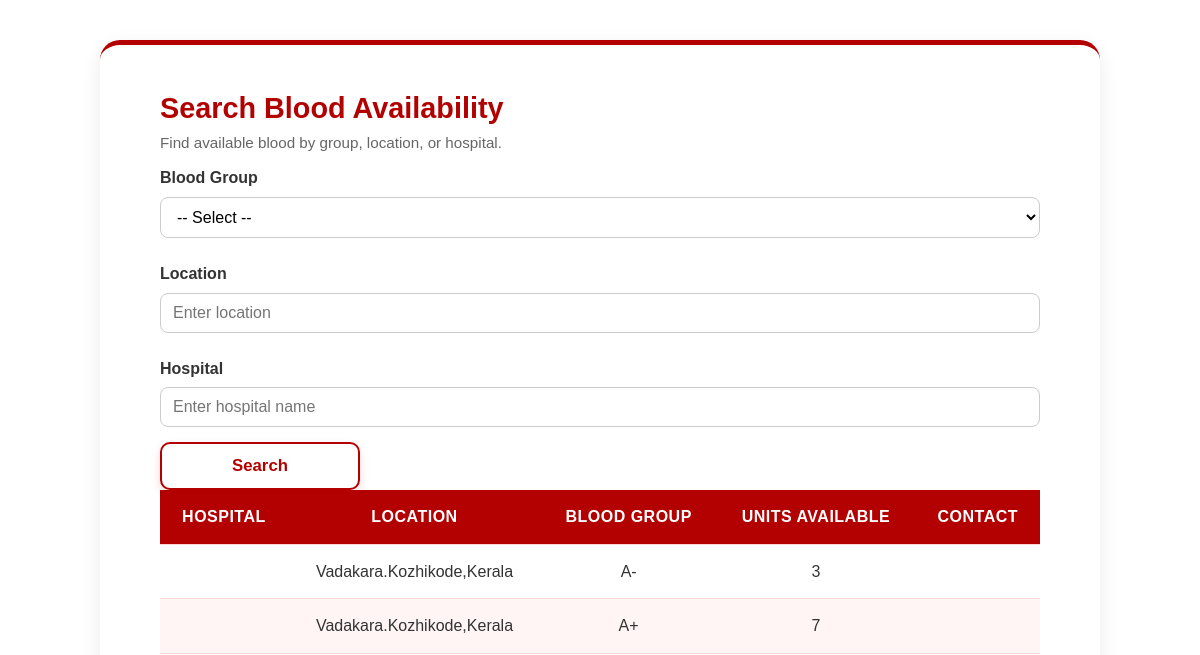
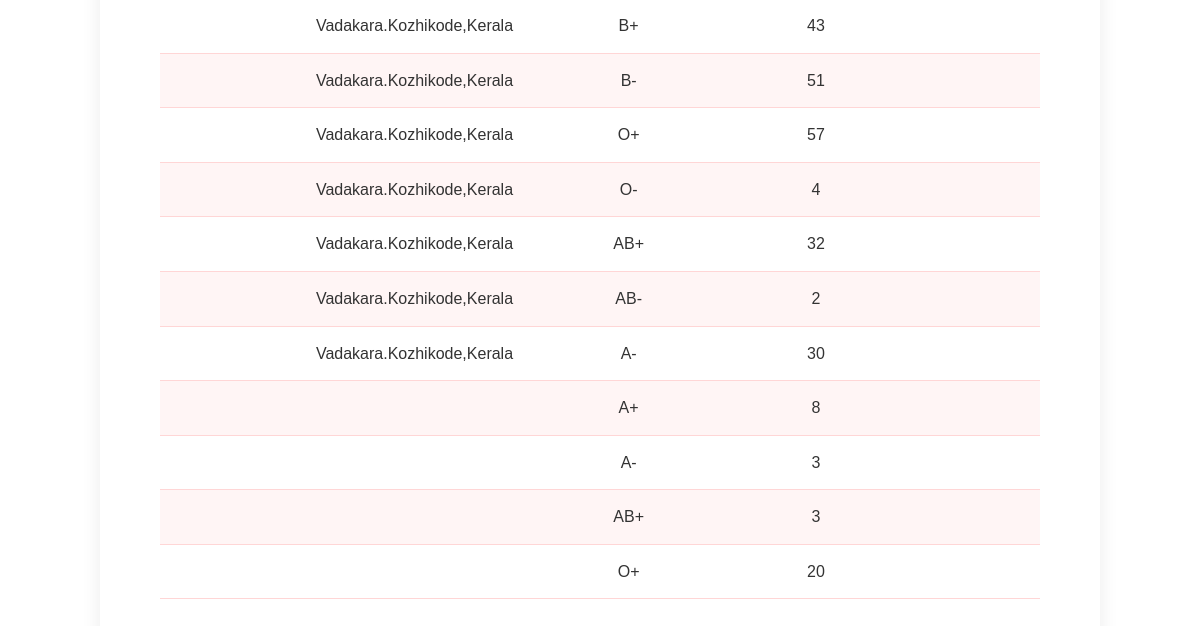
/patient/search_blood/ (signed in), run on an earlier commit of the app's database (2 pictures, top to bottom).
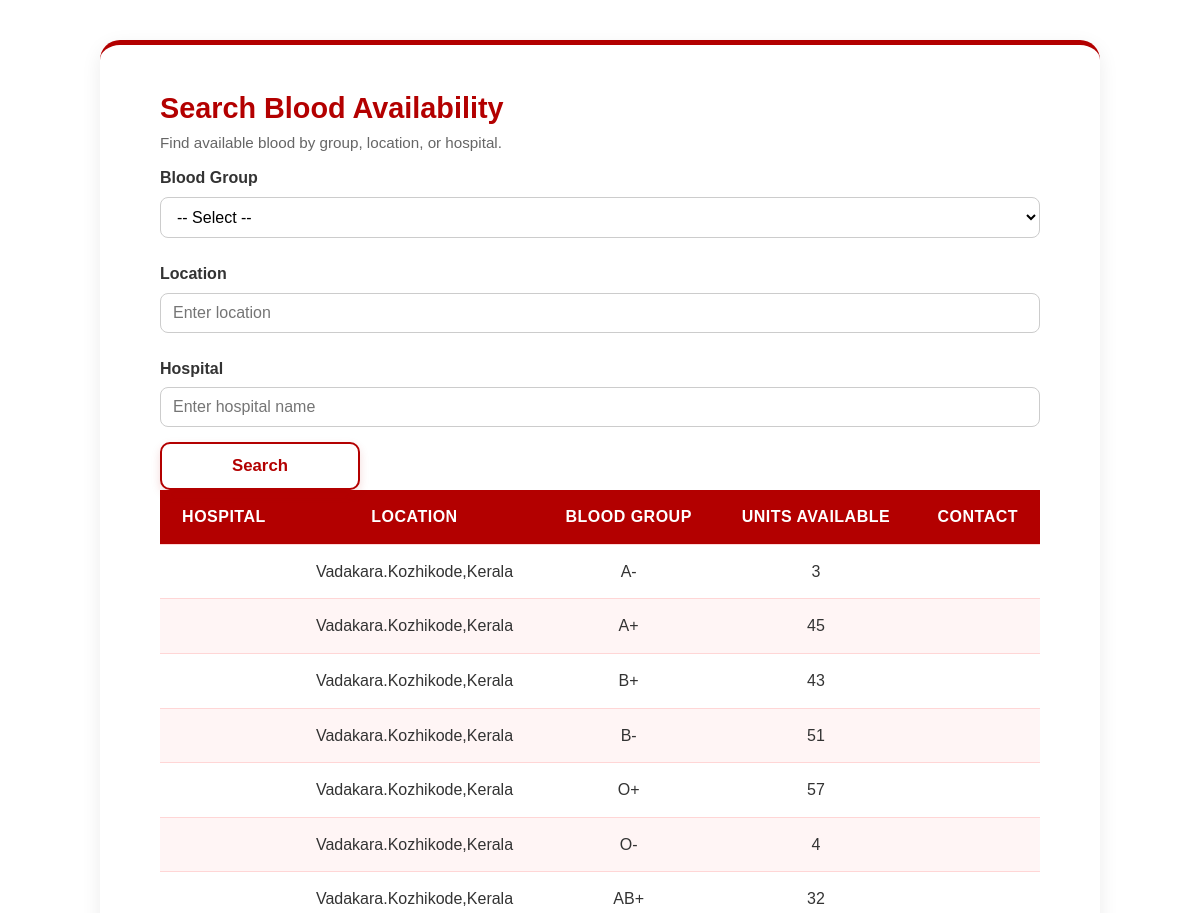
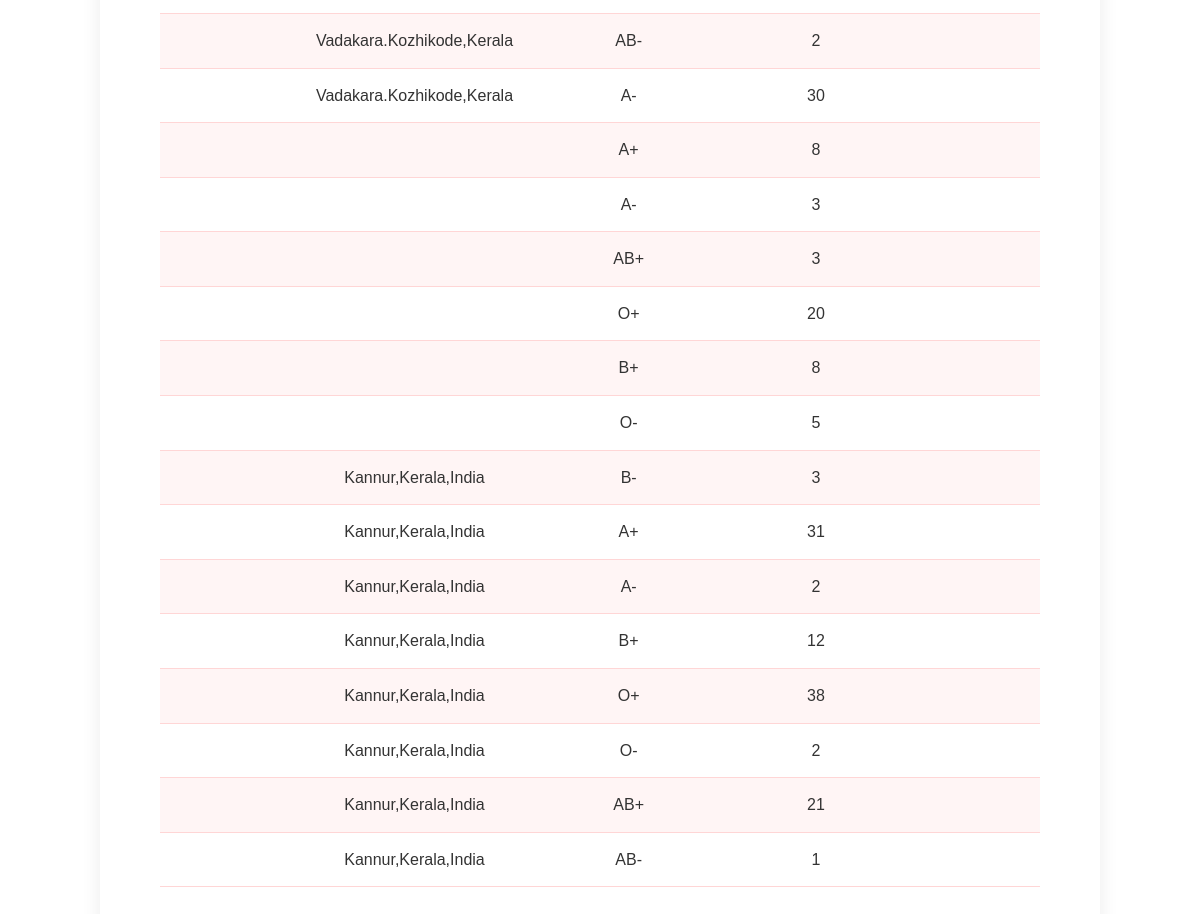
And on a later commit of the database (2 pictures, top to bottom).
### BB_app/models.py (models this page shows, shortened)
class BloodStock(models.Model):
    units = models.PositiveIntegerField(default=0)
    hospital = models.ForeignKey(HospitalProfile, on_delete=models.CASCADE, null=True, blank=True)
    blood_group = models.CharField(max_length=3, choices=[
        ('A+', 'A+'), ('A-', 'A-'),
        ('B+', 'B+'), ('B-', 'B-'),
        ('O+', 'O+'), ('O-', 'O-'),
        ('AB+', 'AB+'), ('AB-', 'AB-'),
    ])
    units_available = models.PositiveIntegerField(default=0)
    last_updated = models.DateTimeField(auto_now=True)

class HospitalProfile(models.Model):
    user = models.OneToOneField(User, on_delete=models.CASCADE)
    hospital_name = models.CharField(max_length=150)
    hospital_id = models.CharField(max_length=50)
    location = models.TextField()
    contact = models.CharField(max_length=15)
    email = models.EmailField()
    Hospital_Logo = models.ImageField(upload_to='hospital_logos/', blank=True, null=True)
    storage_capacity = models.PositiveIntegerField(default=0)
    requests = models.TextField(blank=True, null=True)
    license_upload = models.FileField(upload_to='hospital_licenses/', blank=True, null=True)

### BB_app/views.py (the view)
# urls.py: path('patient/search_blood/', views.search_blood, name='search_blood'),
@login_required
def search_blood(request):
    query = request.GET.get('q', '')
    location = request.GET.get('location', '')
    blood_group = request.GET.get('blood_group', '')
    hospitals = HospitalProfile.objects.all()
    blood_stocks = BloodStock.objects.all()
    if blood_group:
        blood_stocks = blood_stocks.filter(blood_group=blood_group)
    if location:
        hospitals = hospitals.filter(location__icontains=location)
        blood_stocks = blood_stocks.filter(hospital__in=hospitals)
    context = {
        'blood_stocks': blood_stocks,
        'query': query,
        'location': location,
        'blood_group': blood_group,
    }
    return render(request, 'search_blood.html', context)

### BB_app/templates/search_blood.html (shortened to what this page needs)
{% extends "master.html" %}
{% load static %}
{% block content %}
<div class="appointment-form">
  <div class="form-card">
    <div class="form-header text-center mb-4">
      <h2>Search Blood Availability</h2>
      <p>Find available blood by group, location, or hospital.</p>
    </div>
    <form method="get" action="{% url 'search_blood' %}" class="profile-form">
      <div class="row">
        <div class="col-md-4">
          <label for="blood_group">Blood Group</label>
          <select name="blood_group" id="blood_group">
            <option value="">-- Select --</option>
          </select>
        </div>
        <div class="col-md-4">
          <label for="location">Location</label>
          <input type="text" name="location" id="location" placeholder="Enter location" />
        </div>
        <div class="col-md-4">
          <label for="hospital">Hospital</label>
          <input type="text" name="hospital" id="hospital" placeholder="Enter hospital name" />
        </div>
      </div>
      <div class="text-center mt-3">
        <button type="submit" class="btn-save" style="width: 200px;">Search</button>
      </div>
    </form>
    {% if blood_stocks %}
    <div class="table-responsive mt-5">
      <table class="table table-bordered">
        <thead>
          <tr>
            <th>Hospital</th>
            <th>Location</th>
            <th>Blood Group</th>
            <th>Units Available</th>
            <th>Contact</th>
          </tr>
        </thead>
        <tbody>
          {% for stock in blood_stocks %}
          <tr>
            <td>{{ stock.hospital.name }}</td>
            <td>{{ stock.hospital.location }}</td>
            <td>{{ stock.blood_group }}</td>
            <td>{{ stock.units_available }}</td>
            <td>{{ stock.hospital.contact_number }}</td>
          </tr>
          {% empty %}
          <tr>
            <td colspan="5" class="text-center text-muted">No matching blood units found.</td>
          </tr>
          {% endfor %}
        </tbody>
      </table>
    </div>
    {% endif %}
  </div>
</div>
{% endblock %}

What changed in the data, as far as the page shows it:
changed BloodStock (number 2 of 23 on the later page): units_available "7" → "45"
added BloodStock: blood_group "B+", units_available "8"
added BloodStock: blood_group "O-", units_available "5"
added BloodStock: hospital.location "Kannur,Kerala,India", blood_group "B-", units_available "3"
added BloodStock: hospital.location "Kannur,Kerala,India", blood_group "A+", units_available "31"
added BloodStock: hospital.location "Kannur,Kerala,India", blood_group "A-", units_available "2"
added BloodStock: hospital.location "Kannur,Kerala,India", blood_group "B+", units_available "12"
added BloodStock: hospital.location "Kannur,Kerala,India", blood_group "O+", units_available "38"
added BloodStock: hospital.location "Kannur,Kerala,India", blood_group "O-", units_available "2"
added BloodStock: hospital.location "Kannur,Kerala,India", blood_group "AB+", units_available "21"
added BloodStock: hospital.location "Kannur,Kerala,India", blood_group "AB-", units_available "1"
